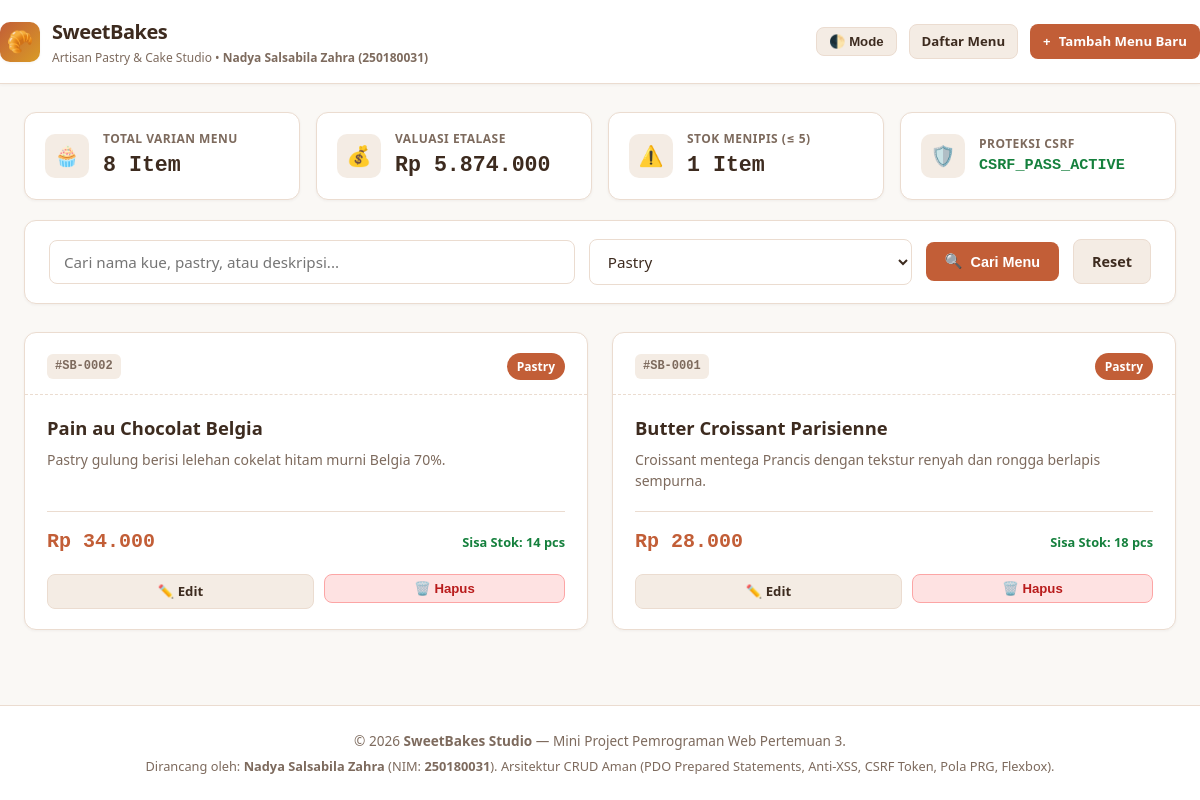
The app's page /index.php?category=Pastry with its own data.
### tables this page shows
CREATE TABLE `products` (
    `id`          INT AUTO_INCREMENT PRIMARY KEY,
    `name`        VARCHAR(150)   NOT NULL UNIQUE,
    `category`    VARCHAR(60)    NOT NULL DEFAULT 'Pastry',
    `description` TEXT           NULL,
    `price`       DECIMAL(12, 2) NOT NULL,
    `stock`       INT            NOT NULL DEFAULT 0,
    `created_at`  TIMESTAMP      DEFAULT CURRENT_TIMESTAMP,
    `updated_at`  TIMESTAMP      DEFAULT CURRENT_TIMESTAMP ON UPDATE CURRENT_TIMESTAMP
);

### config/db.php (called while the page is built, shortened)
<?php
function e($value) {
    return htmlspecialchars((string)($value ?? ''), ENT_QUOTES, 'UTF-8');
}
function format_rupiah($angka) {
    return 'Rp ' . number_format((float)$angka, 0, ',', '.');
}

### index.php (the view, shortened to what this page needs)
<?php
require_once __DIR__ . '/config/db.php';
$q = trim($_GET['q'] ?? '');
$category = trim($_GET['category'] ?? '');
$where = [];
$params = [];
if ($category !== '') {
    $where[] = "category = :cat";
    $params['cat'] = $category;
}
$whereSql = !empty($where) ? " WHERE " . implode(" AND ", $where) : "";
$statsTotalItems = $pdo->query("SELECT COUNT(*) FROM products")->fetchColumn();
$statsTotalValuation = $pdo->query("SELECT SUM(price * stock) FROM products")->fetchColumn() ?: 0;
$statsLowStock = $pdo->query("SELECT COUNT(*) FROM products WHERE stock <= 5")->fetchColumn();
$sql = "SELECT * FROM products" . $whereSql . " ORDER BY id DESC";
$stmt = $pdo->prepare($sql);
$stmt->execute($params);
$products = $stmt->fetchAll();
$catsStmt = $pdo->query("SELECT DISTINCT category FROM products ORDER BY category ASC");
$allCategories = $catsStmt->fetchAll(PDO::FETCH_COLUMN);
include __DIR__ . '/header.php';
?>
<div class="dashboard-metrics">
    <div class="metric-card">
        <div class="metric-icon">🧁</div>
        <div class="metric-data">
            <h4>Total Varian Menu</h4>
            <div class="metric-val"><?= (int)$statsTotalItems; ?> Item</div>
        </div>
    </div>
    <div class="metric-card">
        <div class="metric-icon">💰</div>
        <div class="metric-data">
            <h4>Valuasi Etalase</h4>
            <div class="metric-val"><?= format_rupiah($statsTotalValuation); ?></div>
        </div>
    </div>
    <div class="metric-card">
        <div class="metric-icon">⚠️</div>
        <div class="metric-data">
            <h4>Stok Menipis (&le; 5)</h4>
            <div class="metric-val"><?= (int)$statsLowStock; ?> Item</div>
        </div>
    </div>
    <div class="metric-card">
        <div class="metric-icon">🛡️</div>
        <div class="metric-data">
            <h4>Proteksi CSRF</h4>
            <div class="metric-val" style="font-size: 0.95rem; color: var(--status-success);">CSRF_PASS_ACTIVE</div>
        </div>
    </div>
</div>
<div class="search-filter-card">
    <form method="GET" action="index.php" class="filter-form">
        <div class="filter-search-box">
            <input type="text" name="q" class="form-control" placeholder="Cari nama kue, pastry, atau deskripsi..." value="<?= e($q); ?>">
        </div>
        <div class="filter-select-box">
            <select name="category" class="form-control">
                <?php foreach ($allCategories as $c): ?>
                    <option value="<?= e($c); ?>" <?= $category === $c ? 'selected' : ''; ?>>
                        <?= e($c); ?>
                    </option>
                <?php endforeach; ?>
            </select>
        </div>
        <button type="submit" class="btn btn-primary">
            <span>🔍</span> Cari Menu
        </button>
        <?php if ($q !== '' || $category !== ''): ?>
            <a href="index.php" class="btn btn-secondary">Reset</a>
        <?php endif; ?>
    </form>
</div>
<?php if (empty($products)): ?>
    <div style="text-align: center; padding: 48px 20px; background: var(--bg-card); border: 1px dashed var(--border-color); border-radius: var(--radius);">
        <div style="font-size: 3rem; margin-bottom: 12px;">🥖</div>
        <h3>Menu Tidak Ditemukan</h3>
        <p style="color: var(--text-muted); margin-top: 6px;">Tidak ada kue atau pastry yang cocok dengan filter pencarian Anda.</p>
        <a href="create.php" class="btn btn-primary" style="margin-top: 16px;">+ Tambah Menu Baru</a>
    </div>
<?php else: ?>
    <div class="product-grid">
        <?php foreach ($products as $item): ?>
            <div class="pastry-card">
                <div class="card-top">
                    <span class="sku-code">#SB-<?= str_pad((string)$item['id'], 4, '0', STR_PAD_LEFT); ?></span>
                    <span class="category-badge"><?= e($item['category']); ?></span>
                </div>
                <div class="card-body">
                    <h3 class="pastry-title"><?= e($item['name']); ?></h3>
                    <p class="pastry-desc"><?= e($item['description'] ?: 'Pilihan kue artisan lezat yang dipanggang segar setiap pagi.'); ?></p>
                    <div class="card-footer-meta">
                        <div class="pastry-price"><?= format_rupiah($item['price']); ?></div>
                        <div class="stock-tag <?= $item['stock'] == 0 ? 'stock-empty' : ($item['stock'] <= 5 ? 'stock-warning' : 'stock-fresh'); ?>">
                            <?= $item['stock'] == 0 ? 'Habis Terjual' : 'Sisa Stok: ' . (int)$item['stock'] . ' pcs'; ?>
                        </div>
                    </div>
                    <div class="card-actions">
                        <a href="edit.php?id=<?= (int)$item['id']; ?>" class="btn btn-secondary btn-sm">
                            ✏️ Edit
                        </a>
                        <form method="POST" action="delete.php" style="flex: 1;" onsubmit="return confirm('Apakah Anda yakin ingin menghapus menu <?= addslashes(e($item['name'])); ?>?');">
                            <button type="submit" class="btn btn-danger btn-sm" style="width: 100%;">
                                🗑️ Hapus
                            </button>
                        </form>
                    </div>
                </div>
            </div>
        <?php endforeach; ?>
    </div>
<?php endif; ?>
<?php include __DIR__ . '/footer.php'; ?>

### records on screen
products: id "0002", category "Pastry", name "Pain au Chocolat Belgia", description "Pastry gulung berisi lelehan cokelat hitam murni Belgia 70%.", price "Rp 34.000", stock "14"
products: id "0001", category "Pastry", name "Butter Croissant Parisienne", description "Croissant mentega Prancis dengan tekstur renyah dan rongga berlapis sempurna.", price "Rp 28.000", stock "18"

### other values on screen
$statsTotalItems "8"
format_rupiah($statsTotalValuation) "Rp 5.874.000"
$statsLowStock "1"
form field category "Pastry"
